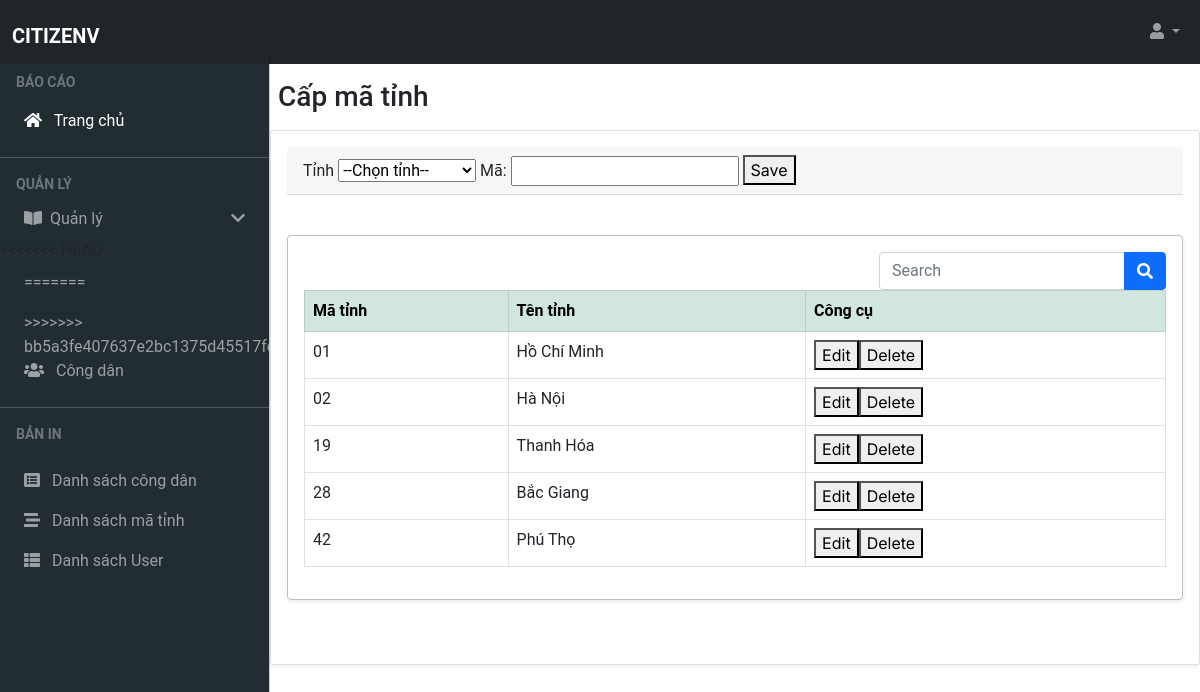
/province.php, run on the app's committed database.
### tables this page shows
CREATE TABLE `tinh` (
  `id` int(11) NOT NULL,
  `ten_tinh` varchar(50) NOT NULL,
  `_code` varchar(20) NOT NULL,
  `ma_tinh` varchar(50) DEFAULT NULL
);

### dbhelp.php (called while the page is built, shortened)
<?php
function executeResult($sql) {
    $conn = mysqli_connect(HOST, USERNAME, PASSWORD, DATABASE);
    $resultset = mysqli_query($conn, $sql);
    $list = [];
    while($row = mysqli_fetch_array($resultset, 1)) {
        $list[] = $row;
    }
    return $list;
}
?>

### province.php (the view, shortened to what this page needs)
<?php
require_once('dbhelp.php');
$sql = "select * from tinh where ma_tinh is not null";
$rsMaTinh = executeResult($sql);
?>
<?php
include_once 'head.php';
?>
<body>
    <?php
    include_once 'layout/navbar.php';
    ?>
    <?php
    include_once 'layout/menubar.php';
    ?>
    <main class="mt-4 pt-5">
        <h3 class="p-2">Cấp mã tỉnh</h3>
        <div class="container-fluid card shadow-sm p-3 mb-5 bg-body rounded ">
            <div class="card-header">
                <form action="" method="post">
                    <label for="">Tỉnh</label>
                    <select id="tenTinh" name="tenTinh">
                        <option value="">--Chọn tỉnh--</option>
                        <?php
                        foreach ($rs as $value) {
                            var_dump($value['ten_tinh']);
                        }
                        ?>
                    </select>
                    <label for="cars">Mã:</label>
                    <input required="true" type="text" id="maTinh" name="maTinh">
                    <button>Save</button>
                </form>
            </div>
            <div class="card-body shadow-sm p-3 mb-5 bg-body rounded">
                <form class="d-flex ms-auto  justify-content-end  py-0.5">
                    <div class="row">
                        <div class="input-group  col-xs-2">
                            <input class="form-control  mw-20" type="search" placeholder="Search" aria-label="Search" />
                            <button class="btn btn-primary" type="submit">
                                <i class="fas fa-search"></i>
                            </button>
                        </div>
                    </div>
                </form>
                <div class="">
                    <table class="table table-bordered table-responsive table-hover ">
                        <tr class="table-success">
                            <th>Mã tỉnh</th>
                            <th>Tên tỉnh</th>
                            <th>Công cụ</th>
                        </tr>
                        <?php
                        foreach ($rsMaTinh as $vl) {
                            echo '<tr>
                        <td>' . $vl['ma_tinh'] . '</td>
                        <td>' . $vl['ten_tinh'] . '</td>
                        <td><button class="edit" data-id="' . $vl['ma_tinh'] . '">Edit</button><button class="delete" data-id="' . $vl['ma_tinh'] . '">Delete</button></td>
                    </tr>';
                        }
                        ?>
                    </table>
                </div>
            </div>
        </div>
    </main>
</body>
</html>

### css/login.css (style rules this page uses)
html, body { height: 100%; font-family: 'Roboto', sans-serif; }
.card-body { border: 1px solid rgb(192, 190, 190); border-radius: 10px; margin-top: 5vh; padding: 30px; }

### data on the page
tinh: ma_tinh "01", ten_tinh "Hồ Chí Minh"
tinh: ma_tinh "02", ten_tinh "Hà Nội"
tinh: ma_tinh "19", ten_tinh "Thanh Hóa"
tinh: ma_tinh "28", ten_tinh "Bắc Giang"
tinh: ma_tinh "42", ten_tinh "Phú Thọ"
